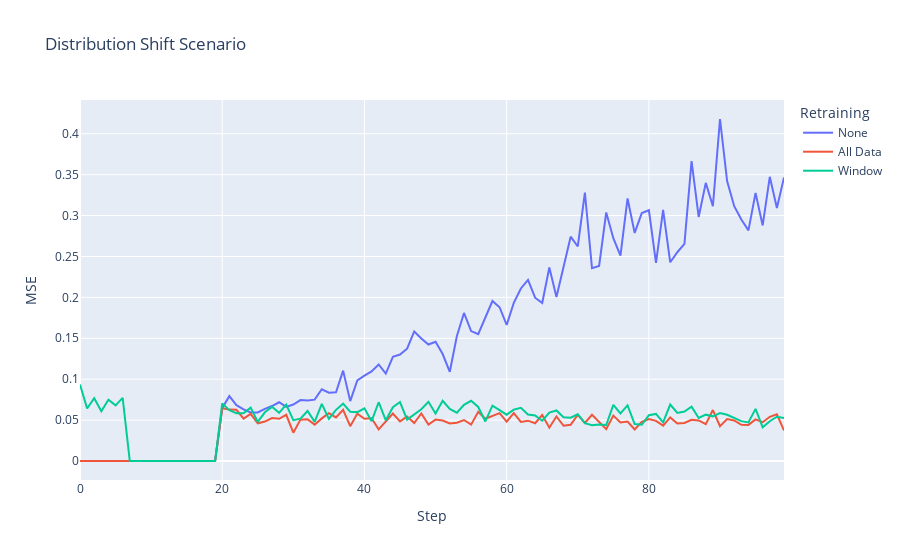

Here is the notebook cell this chart was saved with:
### Code cell
plot_df = eval_df.loc[eval_df['scenario'] == 'Dist Shift']  
fig = line(plot_df, x='step', y='mse', color='retraining', title='Distribution Shift Scenario')
fig.update_layout(xaxis_title='Step', yaxis_title='MSE', legend_title_text='Retraining')
fig.show()
